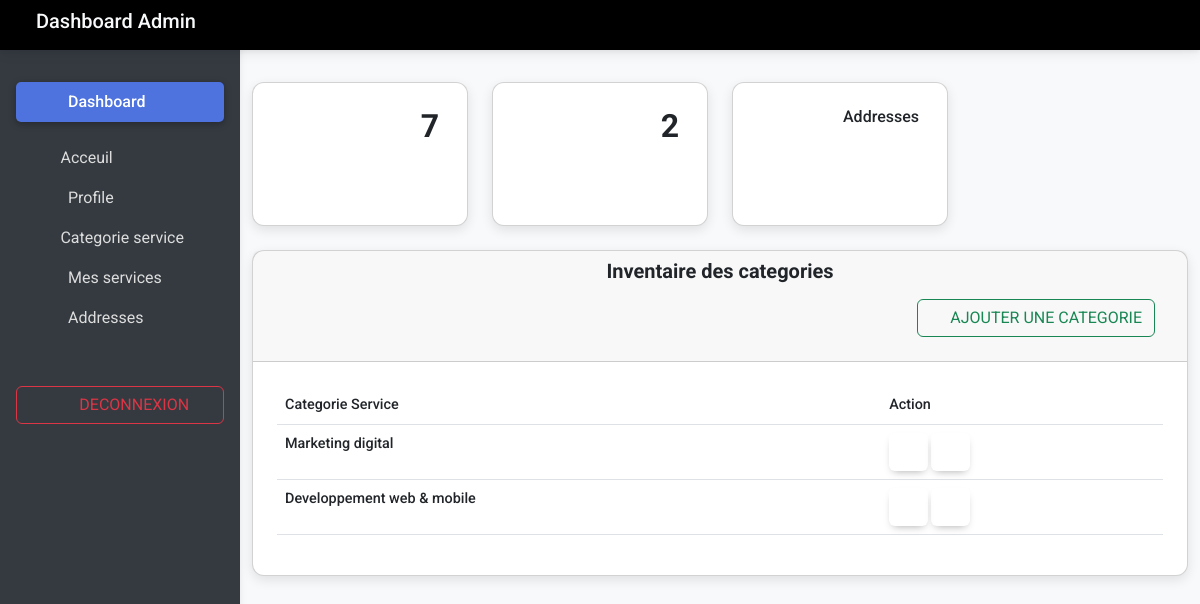
/categorie_service, run on the app's committed database.
### market/models.py (models this page shows, shortened)
class Servicecategorie(models.Model):
    nom_service = models.CharField(max_length=255, verbose_name="Nom du service")
    slug = models.SlugField(unique=True, max_length=255, blank=True)
    class Meta:
        verbose_name= "Categorie du service"
        verbose_name_plural= "Categories du service"

### market/views.py (the view)
# urls.py: path('categorie_service',market.views.service_categorie,name='service'),
def service_categorie(request):
    categorie_service=Servicecategorie.objects.all()
    nombre_categorie_service=categorie_service.count()
    service=Service.objects.all()
    nombre_service=service.count()
    context={
        'service':service,
        'categorie_service':categorie_service,
        'nombre_service':nombre_service,
        'nombre_categorie_service':nombre_categorie_service
    }
    return render(request,'market/admin/service/service_categorie.html',context)
    return context

### market/templates/market/admin/service/service_categorie.html (shortened to what this page needs)
{% extends "../../admin/base.html" %}
{% load form_helpers %}
{% block main %}
<section class="mb-4 mx-0">
    <div class="card">
      <div class="card-header text-center">
        <h5 class="mb-0 text-center" id="produit">
          <strong>Inventaire des categories</strong>
        </h5>
        <div class="d-flex justify-content-end p-3" id="section-boisson">
          <a href="{% url 'market:add_categorie_service' %}" class="btn btn-outline-success">
            <i class="fas fa-plus fa-fw"></i><span>Ajouter une categorie</span>
          </a>
        </div>
      </div>
       <div class="card-body">
        {% if categorie_service %}
          <div class="table-responsive">
            <table class="table table-hover text-nowrap">
              <thead>
                <tr>
                  <th scope="col">Categorie Service</th>
                  <th scope="col">Action</th>
                </tr>
              </thead>
              <tbody>
                {% for service in categorie_service %}
                  <tr>
                    <th scope="row">{{ service.nom_service }}</th>
                    <td>
                      <button class="btn" data-mdb-toggle="modal" data-mdb-target="#modalDelete{{ service.slug }}">
                        <i class="fas fa-trash text-danger fa-1x"></i>
                      </button>
                      <a href="{% url 'market:update_categorie_service' service.slug %}" class="btn" data-mdb-ripple-init>
                        <i class="fas fa-pencil-alt text-primary fa-1x"></i>
                      </a>
                    </td>
                  </tr>
                {% endfor %}
              </tbody>
            </table>
          </div>
        {% else %}
          <p class="text-center">Aucune categorie. <a href="">Ajoutez une categorie</a></p>
        {% endif %}
      </div>
    </div>
  </section>
{% endblock main %}

### static/css/admin.css (style rules this page uses)
body { background-color: #fbfbfb; }

### market/templates/market/admin/base.html (style rules this page uses)
body { font-family: 'Roboto', sans-serif; background-color: #f8f9fa; }
.card { border-radius: 0.75rem; box-shadow: 0 0.25rem 0.75rem rgba(0, 0, 0, 0.1); }
.card .card-body { padding: 1.5rem; }
.card i { opacity: 0.7; }

### data on the page
Servicecategorie: nom_service "Marketing digital"
Servicecategorie: nom_service "Developpement web & mobile"

### other printed values
{{ nombre_service }} "7"
{{ nombre_categorie_service }} "2"
